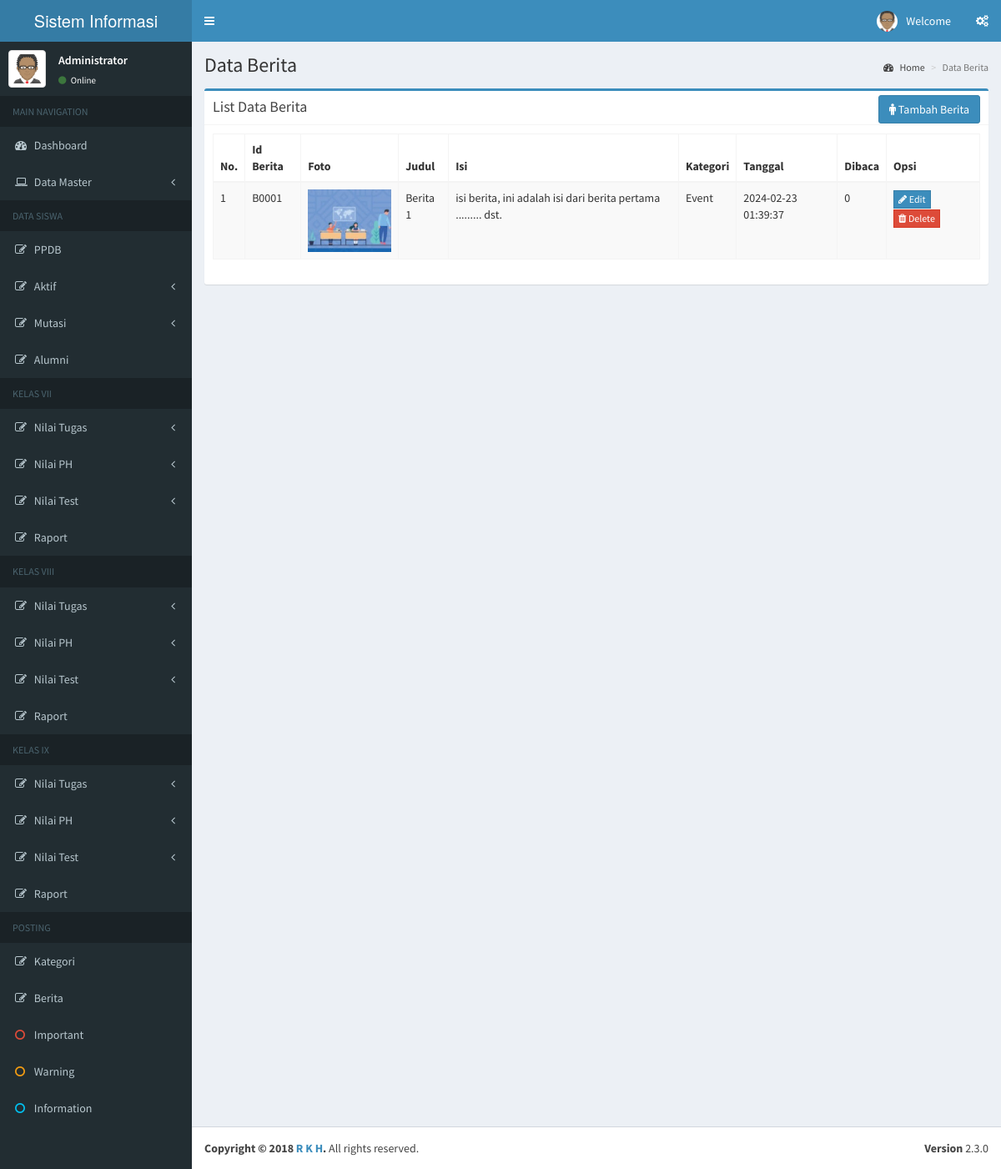
The app's page /berita/data_berita.php with its own data.
### tables this page shows
CREATE TABLE `berita` (
  `id_berita` varchar(7) NOT NULL,
  `judul` varchar(50) NOT NULL,
  `isi` text NOT NULL,
  `id_kategori` varchar(7) NOT NULL,
  `tanggal` datetime NOT NULL,
  `dibaca` int(3) NOT NULL
);

CREATE TABLE `kategori` (
  `id_kategori` varchar(7) NOT NULL,
  `kategori` varchar(40) NOT NULL
);

### template/header_admin.php (the view, shortened to what this page needs)
<!DOCTYPE html>
<html>
  <head>
    <link rel="stylesheet" href="../aset/bootstrap/css/bootstrap.min.css">
    <link rel="stylesheet" href="https://maxcdn.bootstrapcdn.com/font-awesome/4.4.0/css/font-awesome.min.css">
    <link rel="stylesheet" href="https://code.ionicframework.com/ionicons/2.0.1/css/ionicons.min.css">
    <link rel="stylesheet" href="../aset/plugins/jvectormap/jquery-jvectormap-1.2.2.css">
    <link rel="stylesheet" href="../aset/dist/css/AdminLTE.min.css">
    <link rel="stylesheet" href="../aset/dist/css/skins/_all-skins.min.css">
  </head>
  <body class="hold-transition skin-blue sidebar-mini">
    <div class="wrapper">
      <header class="main-header">
        <a href="index2.html" class="logo">
          <span class="logo-lg">Sistem Informasi Sekolah</span>
        </a>
        <nav class="navbar navbar-static-top" role="navigation">
          <a href="#" class="sidebar-toggle" data-toggle="offcanvas" role="button">
          </a>
          <div class="navbar-custom-menu">
            <ul class="nav navbar-nav">
              <li class="dropdown user user-menu">
                <a href="#" class="dropdown-toggle" data-toggle="dropdown">
                  <img src="../aset/img/avatar.png" class="user-image" alt="User Image">
                  <span class="hidden-xs">Welcome <b><?php echo $_SESSION['username']?></b></span>
                </a>
              </li>
              <li>
                <a href="#" data-toggle="control-sidebar"><i class="fa fa-gears"></i></a>
              </li>
            </ul>
          </div>
        </nav>
      </header>
      <aside class="main-sidebar">
        <section class="sidebar">
          <div class="user-panel">
            <div class="pull-left image">
              <img src="../aset/img/avatar.png" class="img-thumbnail" alt="User Image">
            </div>
            <div class="pull-left info">
              <p>Administrator</p>
              <a href="#"><i class="fa fa-circle text-success"></i> Online</a>
            </div>
          </div>
          <ul class="sidebar-menu">
            <li class="header">MAIN NAVIGATION</li>
            <li><a href="../admin/admin.php"><i class="fa fa-dashboard"></i> <span>Dashboard</span></a></li>
            <li class="treeview">
              <a href="#">
                <i class="fa fa-laptop"></i>
                <span>Data Master</span>
                <i class="fa fa-angle-left pull-right"></i>
              </a>
            </li>
            <li class="header">DATA SISWA</li>
            <li><a href="../ppdb/data_ppdb.php"><i class="fa fa-edit"></i> <span>PPDB</span></a></li>
            <li class="treeview">
              <a href="#">
                <i class="fa fa-edit"></i> <span>Aktif</span>
                <i class="fa fa-angle-left pull-right"></i>
              </a>
            </li>
            <li class="treeview">
              <a href="#">
                <i class="fa fa-edit"></i> <span>Mutasi</span>
                <i class="fa fa-angle-left pull-right"></i>
              </a>
            </li>
            <li><a href="#"><i class="fa fa-edit"></i> <span>Alumni</span></a></li>
            <li class="header">KELAS VII</li>
            <li class="treeview">
              <a href="#">
                <i class="fa fa-edit"></i> <span>Nilai Tugas</span>
                <i class="fa fa-angle-left pull-right"></i>
              </a>
            </li>
            <li class="treeview">
              <a href="#">
                <i class="fa fa-edit"></i> <span>Nilai PH</span>
                <i class="fa fa-angle-left pull-right"></i>
              </a>
            </li>
            <li class="treeview">
              <a href="#">
                <i class="fa fa-edit"></i> <span>Nilai Test</span>
                <i class="fa fa-angle-left pull-right"></i>
              </a>
            </li>
            <li>
              <a href="../rapor/data_rapor.php?kl=K0001">
                <i class="fa fa-edit"></i> <span>Raport</span>
                </a>
            </li>
            <li class="header">KELAS VIII</li>
            <li class="treeview">
              <a href="#">
                <i class="fa fa-edit"></i> <span>Nilai Tugas</span>
                <i class="fa fa-angle-left pull-right"></i>
              </a>
            </li>
            <li class="treeview">
              <a href="#">
                <i class="fa fa-edit"></i> <span>Nilai PH</span>
                <i class="fa fa-angle-left pull-right"></i>
              </a>
            </li>
            <li class="treeview">
              <a href="#">
                <i class="fa fa-edit"></i> <span>Nilai Test</span>
                <i class="fa fa-angle-left pull-right"></i>
              </a>
            </li>
            <li>
              <a href="../rapor/data_rapor.php?kl=K0002">
                <i class="fa fa-edit"></i> <span>Raport</span>
                </a>
            </li>
            <li class="header">KELAS IX</li>
            <li class="treeview">
              <a href="#">
                <i class="fa fa-edit"></i> <span>Nilai Tugas</span>
                <i class="fa fa-angle-left pull-right"></i>
              </a>
            </li>
            <li class="treeview">
              <a href="#">
                <i class="fa fa-edit"></i> <span>Nilai PH</span>
                <i class="fa fa-angle-left pull-right"></i>
              </a>
            </li>
            <li class="treeview">
              <a href="#">
                <i class="fa fa-edit"></i> <span>Nilai Test</span>
                <i class="fa fa-angle-left pull-right"></i>
              </a>
            </li>
            <li>
              <a href="../rapor/data_rapor.php?kl=K0003">
                <i class="fa fa-edit"></i> <span>Raport</span>
                </a>
            </li>
            <li class="header">POSTING</li>
            <li><a href="../kategori/data_kategori.php"><i class="fa fa-edit"></i> <span>Kategori</span></a></li>
            <li><a href="../berita/data_berita.php"><i class="fa fa-edit"></i> <span>Berita</span></a></li>
            <li><a href="#"><i class="fa fa-circle-o text-red"></i> <span>Important</span></a></li>
            <li><a href="#"><i class="fa fa-circle-o text-yellow"></i> <span>Warning</span></a></li>
            <li><a href="#"><i class="fa fa-circle-o text-aqua"></i> <span>Information</span></a></li>
          </ul>
        </section>
      </aside>

### berita/data_berita.php (shortened to what this page needs)
<!DOCTYPE html>
<html lang="en">
<head>
</head>
<body>
<?php
include '../template/header_admin.php';
include '../koneksidb.php';
?>
<body>
<div class="content-wrapper">
<section class="content-header">
  <h1>Data Berita
  </h1>
  <ol class="breadcrumb">
  <li><a href="../admin/admin.php"><i class="fa fa-dashboard"></i> Home</a></li>
  <li class="active">Data Berita</li>
  </ol>
</section>
<section class="content">
  <div class="row">
    <div class="col-sm-12">
      <div class="box box-primary">
        <div class="box-header with-border">
          <h3 class="box-title">List Data Berita</h3>
          <div class="box-tools pull-left">
            <a href="#" class="btn btn-primary" data-toggle="modal" data-target="#tambahberita"><i class="fa fa-male"></i> Tambah Berita</a>
          </div>
        </div>
        <div class="box-body">
          <div class="table-responsive22">
            <table id="datatable" class="table table-bordered table-striped">
              <thead>
                <tr>
                  <th>No.</th>
                  <th>Id Berita</th>
                  <th>Foto</th>
                  <th>Judul</th>
                  <th>Isi</th>
                  <th>Kategori</th>
                  <th>Tanggal</th>
                  <th>Dibaca</th>
                  <th>Opsi</th>
                </tr>
              </thead>
              <tbody>
                  <?php
                    $no = 1;
                    $queryview = mysqli_query($koneksi, "SELECT * FROM kategori a,berita b WHERE a.id_kategori=b.id_kategori");
                    while ($row = mysqli_fetch_assoc($queryview)) {
                  ?>
                  <tr>
                    <td><?php echo $no++;?></td>
                    <td><?php echo $row['id_berita'];?></td>
                    <td><img src="../foto/<?php echo $row['id_berita']; ?>.jpg" width="100px"></td>
                    <td><?php echo $row['judul'];?></td>
                    <td><?php echo $row['isi'];?></td>
                    <td><?php echo $row['kategori'];?></td>
                    <td><?php echo $row['tanggal'];?></td>
                    <td><?php echo $row['dibaca'];?></td>
                    <td>
                      <a href="#" class="btn btn-primary btn-flat btn-xs" data-toggle="modal" data-target="#updatekelas<?php echo $no; ?>"><i class="fa fa-pencil"></i> Edit</a>
                      <a href="#" class="btn btn-danger btn-flat btn-xs" data-toggle="modal" data-target="#deletekelas<?php echo $no; ?>"><i class="fa fa-trash"></i> Delete</a>
                    </td>
                  </tr>
                  <?php
                    }
                  ?>
              </tbody>
            </table>
          </div>
        </div>
      </div>
    </div>
  </div>
</section>
</div>
<?php include '../template/footer.php'; ?>
</body>
</html>

### records on screen
berita: id_berita "B0001", id_berita (picture), judul "Berita 1", isi "isi berita, ini adalah isi dari berita pertama ......... dst.", id_kategori.kategori "Event", tanggal "2024-02-23 01:39:37", dibaca "0"
